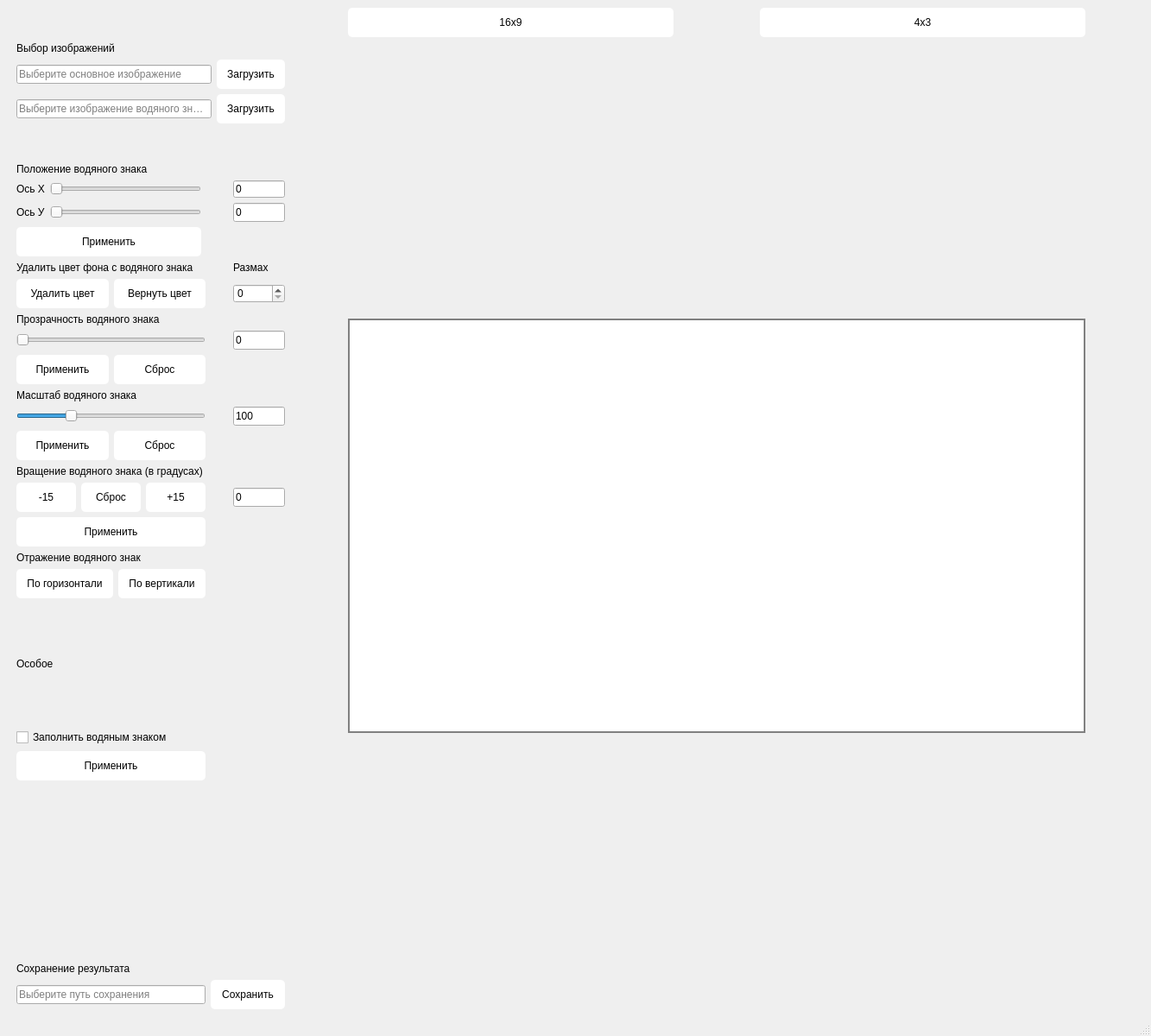
<?xml version="1.0" encoding="UTF-8"?>
<ui version="4.0">
 <class>MainWindow</class>
 <widget class="QMainWindow" name="MainWindow">
  <property name="geometry">
   <rect>
    <x>0</x>
    <y>0</y>
    <width>1333</width>
    <height>1200</height>
   </rect>
  </property>
  <property name="sizePolicy">
   <sizepolicy hsizetype="Preferred" vsizetype="Preferred">
    <horstretch>100</horstretch>
    <verstretch>0</verstretch>
   </sizepolicy>
  </property>
  <property name="windowTitle">
   <string>Редактор изображения с водяным знаком</string>
  </property>
  <property name="styleSheet">
   <string notr="true"/>
  </property>
  <widget class="QWidget" name="centralwidget">
   <property name="styleSheet">
    <string notr="true">QPushButton {
	background-color: white;
	padding: 10 12;
	border-radius: 5px;
	font: 500, 14px, &quot;Montserrat&quot;;
}

QPushButton:Hover {
	background-color: lightblue;
}

QPushButton:Pressed {
	background-color: yellow;
}

QLabel {
	font: 600, 14px, &quot;Montserrat&quot;;
}

QCheckBox {
	font: 500, 14px, &quot;Montserrat&quot;;
}</string>
   </property>
   <layout class="QGridLayout" name="gridLayout_5">
    <item row="0" column="0">
     <layout class="QGridLayout" name="gridLayout_6">
      <item row="1" column="0">
       <layout class="QVBoxLayout" name="verticalLayout">
        <property name="leftMargin">
         <number>10</number>
        </property>
        <item>
         <layout class="QGridLayout" name="gridLayout">
          <item row="1" column="1">
           <widget class="QPushButton" name="button_load_main_image">
            <property name="text">
             <string>Загрузить</string>
            </property>
           </widget>
          </item>
          <item row="2" column="0">
           <widget class="QLineEdit" name="line_sign_image_path">
            <property name="placeholderText">
             <string>Выберите изображение водяного знака</string>
            </property>
           </widget>
          </item>
          <item row="1" column="0">
           <widget class="QLineEdit" name="line_main_image_path">
            <property name="placeholderText">
             <string>Выберите основное изображение</string>
            </property>
           </widget>
          </item>
          <item row="2" column="1">
           <widget class="QPushButton" name="button_load_sign_image">
            <property name="text">
             <string>Загрузить</string>
            </property>
           </widget>
          </item>
          <item row="0" column="0" colspan="2">
           <widget class="QLabel" name="label_images">
            <property name="maximumSize">
             <size>
              <width>16777215</width>
              <height>20</height>
             </size>
            </property>
            <property name="text">
             <string>Выбор изображений</string>
            </property>
           </widget>
          </item>
         </layout>
        </item>
        <item>
         <spacer name="verticalSpacer">
          <property name="orientation">
           <enum>Qt::Orientation::Vertical</enum>
          </property>
          <property name="sizeType">
           <enum>QSizePolicy::Policy::Maximum</enum>
          </property>
          <property name="sizeHint" stdset="0">
           <size>
            <width>20</width>
            <height>40</height>
           </size>
          </property>
         </spacer>
        </item>
        <item>
         <layout class="QGridLayout" name="gridLayout_2">
          <property name="sizeConstraint">
           <enum>QLayout::SizeConstraint::SetFixedSize</enum>
          </property>
          <item row="3" column="1">
           <widget class="QSlider" name="slider_position_x">
            <property name="maximum">
             <number>100</number>
            </property>
            <property name="orientation">
             <enum>Qt::Orientation::Horizontal</enum>
            </property>
           </widget>
          </item>
          <item row="3" column="3">
           <widget class="QLineEdit" name="line_watermark_position_x_value">
            <property name="maximumSize">
             <size>
              <width>60</width>
              <height>20</height>
             </size>
            </property>
            <property name="inputMask">
             <string notr="true"/>
            </property>
            <property name="text">
             <string>0</string>
            </property>
            <property name="clearButtonEnabled">
             <bool>false</bool>
            </property>
           </widget>
          </item>
          <item row="4" column="0">
           <widget class="QLabel" name="label_watermark_position_axis_y">
            <property name="text">
             <string>Ось У</string>
            </property>
           </widget>
          </item>
          <item row="3" column="0">
           <widget class="QLabel" name="label_watermark_position_axis_x">
            <property name="text">
             <string>Ось Х</string>
            </property>
           </widget>
          </item>
          <item row="4" column="1">
           <widget class="QSlider" name="slider_position_y">
            <property name="maximum">
             <number>100</number>
            </property>
            <property name="orientation">
             <enum>Qt::Orientation::Horizontal</enum>
            </property>
           </widget>
          </item>
          <item row="2" column="0" colspan="4">
           <widget class="QLabel" name="label_watermark_position">
            <property name="maximumSize">
             <size>
              <width>16777215</width>
              <height>20</height>
             </size>
            </property>
            <property name="text">
             <string>Положение водяного знака</string>
            </property>
           </widget>
          </item>
          <item row="6" column="0" colspan="2">
           <widget class="QPushButton" name="button_position_update">
            <property name="text">
             <string>Применить</string>
            </property>
           </widget>
          </item>
          <item row="4" column="3">
           <widget class="QLineEdit" name="line_watermark_position_y_value">
            <property name="maximumSize">
             <size>
              <width>60</width>
              <height>16777215</height>
             </size>
            </property>
            <property name="text">
             <string>0</string>
            </property>
           </widget>
          </item>
          <item row="3" column="2">
           <spacer name="horizontalSpacer">
            <property name="orientation">
             <enum>Qt::Orientation::Horizontal</enum>
            </property>
            <property name="sizeType">
             <enum>QSizePolicy::Policy::Minimum</enum>
            </property>
            <property name="sizeHint" stdset="0">
             <size>
              <width>25</width>
              <height>20</height>
             </size>
            </property>
           </spacer>
          </item>
         </layout>
        </item>
        <item>
         <layout class="QGridLayout" name="gridLayout_3">
          <property name="sizeConstraint">
           <enum>QLayout::SizeConstraint::SetFixedSize</enum>
          </property>
          <item row="14" column="0">
           <widget class="QLabel" name="label_mirror">
            <property name="maximumSize">
             <size>
              <width>16777215</width>
              <height>20</height>
             </size>
            </property>
            <property name="text">
             <string>Отражение водяного знак</string>
            </property>
           </widget>
          </item>
          <item row="4" column="0">
           <layout class="QHBoxLayout" name="horizontalLayout_5">
            <item>
             <widget class="QPushButton" name="button_transparency_update">
              <property name="text">
               <string>Применить</string>
              </property>
             </widget>
            </item>
            <item>
             <widget class="QPushButton" name="button_transparency_undo">
              <property name="text">
               <string>Сброс</string>
              </property>
             </widget>
            </item>
           </layout>
          </item>
          <item row="12" column="2">
           <widget class="QLineEdit" name="line_rotation_value">
            <property name="maximumSize">
             <size>
              <width>60</width>
              <height>16777215</height>
             </size>
            </property>
            <property name="text">
             <string>0</string>
            </property>
           </widget>
          </item>
          <item row="21" column="2">
           <widget class="QLabel" name="spacer2">
            <property name="sizePolicy">
             <sizepolicy hsizetype="Fixed" vsizetype="Fixed">
              <horstretch>0</horstretch>
              <verstretch>0</verstretch>
             </sizepolicy>
            </property>
            <property name="minimumSize">
             <size>
              <width>60</width>
              <height>0</height>
             </size>
            </property>
            <property name="text">
             <string/>
            </property>
           </widget>
          </item>
          <item row="9" column="2">
           <widget class="QLineEdit" name="line_scale_value">
            <property name="maximumSize">
             <size>
              <width>60</width>
              <height>16777215</height>
             </size>
            </property>
            <property name="text">
             <string>100</string>
            </property>
           </widget>
          </item>
          <item row="9" column="0">
           <widget class="QSlider" name="slider_scale">
            <property name="minimum">
             <number>25</number>
            </property>
            <property name="maximum">
             <number>300</number>
            </property>
            <property name="singleStep">
             <number>25</number>
            </property>
            <property name="value">
             <number>100</number>
            </property>
            <property name="orientation">
             <enum>Qt::Orientation::Horizontal</enum>
            </property>
           </widget>
          </item>
          <item row="3" column="0">
           <widget class="QSlider" name="slider_transparency">
            <property name="maximum">
             <number>100</number>
            </property>
            <property name="orientation">
             <enum>Qt::Orientation::Horizontal</enum>
            </property>
           </widget>
          </item>
          <item row="12" column="0">
           <layout class="QHBoxLayout" name="horizontalLayout">
            <item>
             <widget class="QPushButton" name="button_rotate_minus_15">
              <property name="text">
               <string>-15</string>
              </property>
             </widget>
            </item>
            <item>
             <widget class="QPushButton" name="button_rotate_undo">
              <property name="text">
               <string>Сброс</string>
              </property>
             </widget>
            </item>
            <item>
             <widget class="QPushButton" name="button_rotate_plus_15">
              <property name="text">
               <string>+15</string>
              </property>
             </widget>
            </item>
           </layout>
          </item>
          <item row="10" column="0">
           <layout class="QHBoxLayout" name="horizontalLayout_7">
            <item>
             <widget class="QPushButton" name="button_scale_update">
              <property name="text">
               <string>Применить</string>
              </property>
             </widget>
            </item>
            <item>
             <widget class="QPushButton" name="button_scale_undo">
              <property name="text">
               <string>Сброс</string>
              </property>
             </widget>
            </item>
           </layout>
          </item>
          <item row="22" column="0">
           <widget class="QLineEdit" name="line_save_image_path">
            <property name="placeholderText">
             <string>Выберите путь сохранения</string>
            </property>
           </widget>
          </item>
          <item row="13" column="0">
           <widget class="QPushButton" name="button_rotation_update">
            <property name="text">
             <string>Применить</string>
            </property>
           </widget>
          </item>
          <item row="20" column="0">
           <spacer name="verticalSpacer_2">
            <property name="orientation">
             <enum>Qt::Orientation::Vertical</enum>
            </property>
            <property name="sizeType">
             <enum>QSizePolicy::Policy::Expanding</enum>
            </property>
            <property name="sizeHint" stdset="0">
             <size>
              <width>20</width>
              <height>40</height>
             </size>
            </property>
           </spacer>
          </item>
          <item row="15" column="0">
           <layout class="QHBoxLayout" name="horizontalLayout_2">
            <item>
             <widget class="QPushButton" name="button_mirror_horizontal">
              <property name="text">
               <string>По горизонтали</string>
              </property>
             </widget>
            </item>
            <item>
             <widget class="QPushButton" name="button_mirror_vertical">
              <property name="text">
               <string>По вертикали</string>
              </property>
             </widget>
            </item>
           </layout>
          </item>
          <item row="18" column="0">
           <layout class="QVBoxLayout" name="verticalLayout_6">
            <item>
             <widget class="QLabel" name="label_special">
              <property name="text">
               <string>Особое</string>
              </property>
             </widget>
            </item>
            <item>
             <widget class="QCheckBox" name="checkBox_fill">
              <property name="text">
               <string>Заполнить водяным знаком</string>
              </property>
             </widget>
            </item>
            <item>
             <widget class="QPushButton" name="button_fill_update">
              <property name="text">
               <string>Применить</string>
              </property>
             </widget>
            </item>
           </layout>
          </item>
          <item row="3" column="2">
           <widget class="QLineEdit" name="line_transparency_value">
            <property name="maximumSize">
             <size>
              <width>60</width>
              <height>16777215</height>
             </size>
            </property>
            <property name="text">
             <string>0</string>
            </property>
           </widget>
          </item>
          <item row="2" column="0" colspan="3">
           <widget class="QLabel" name="label_transparency">
            <property name="maximumSize">
             <size>
              <width>16777215</width>
              <height>20</height>
             </size>
            </property>
            <property name="text">
             <string>Прозрачность водяного знака</string>
            </property>
           </widget>
          </item>
          <item row="21" column="0">
           <widget class="QLabel" name="label_save_result">
            <property name="maximumSize">
             <size>
              <width>16777215</width>
              <height>20</height>
             </size>
            </property>
            <property name="text">
             <string>Сохранение результата</string>
            </property>
           </widget>
          </item>
          <item row="18" column="1">
           <spacer name="verticalSpacer_3">
            <property name="orientation">
             <enum>Qt::Orientation::Vertical</enum>
            </property>
            <property name="sizeHint" stdset="0">
             <size>
              <width>20</width>
              <height>40</height>
             </size>
            </property>
           </spacer>
          </item>
          <item row="3" column="1">
           <spacer name="horizontalSpacer_2">
            <property name="orientation">
             <enum>Qt::Orientation::Horizontal</enum>
            </property>
            <property name="sizeType">
             <enum>QSizePolicy::Policy::Minimum</enum>
            </property>
            <property name="sizeHint" stdset="0">
             <size>
              <width>20</width>
              <height>20</height>
             </size>
            </property>
           </spacer>
          </item>
          <item row="22" column="1" colspan="2">
           <widget class="QPushButton" name="button_save_image">
            <property name="text">
             <string>Сохранить</string>
            </property>
           </widget>
          </item>
          <item row="0" column="0">
           <widget class="QLabel" name="label_delete_bg">
            <property name="maximumSize">
             <size>
              <width>16777215</width>
              <height>20</height>
             </size>
            </property>
            <property name="text">
             <string>Удалить цвет фона с водяного знака</string>
            </property>
           </widget>
          </item>
          <item row="7" column="0">
           <widget class="QLabel" name="label_scale">
            <property name="maximumSize">
             <size>
              <width>16777215</width>
              <height>20</height>
             </size>
            </property>
            <property name="text">
             <string>Масштаб водяного знака</string>
            </property>
           </widget>
          </item>
          <item row="11" column="0">
           <widget class="QLabel" name="label_rotation">
            <property name="maximumSize">
             <size>
              <width>16777215</width>
              <height>20</height>
             </size>
            </property>
            <property name="text">
             <string>Вращение водяного знака (в градусах)</string>
            </property>
           </widget>
          </item>
          <item row="1" column="0">
           <layout class="QHBoxLayout" name="horizontalLayout_3">
            <item>
             <widget class="QPushButton" name="button_remove_bg">
              <property name="text">
               <string>Удалить цвет</string>
              </property>
             </widget>
            </item>
            <item>
             <widget class="QPushButton" name="button_remove_bg_undo">
              <property name="text">
               <string>Вернуть цвет</string>
              </property>
             </widget>
            </item>
           </layout>
          </item>
          <item row="0" column="2">
           <widget class="QLabel" name="label">
            <property name="text">
             <string>Размах</string>
            </property>
           </widget>
          </item>
          <item row="1" column="2">
           <widget class="QSpinBox" name="spinBox_remove_bg">
            <property name="maximum">
             <number>50</number>
            </property>
           </widget>
          </item>
         </layout>
        </item>
       </layout>
      </item>
      <item row="1" column="1">
       <spacer name="horizontalSpacer_4">
        <property name="orientation">
         <enum>Qt::Orientation::Horizontal</enum>
        </property>
        <property name="sizeType">
         <enum>QSizePolicy::Policy::MinimumExpanding</enum>
        </property>
        <property name="sizeHint" stdset="0">
         <size>
          <width>40</width>
          <height>20</height>
         </size>
        </property>
       </spacer>
      </item>
      <item row="1" column="3">
       <widget class="QLabel" name="label_display_image">
        <property name="minimumSize">
         <size>
          <width>854</width>
          <height>480</height>
         </size>
        </property>
        <property name="maximumSize">
         <size>
          <width>854</width>
          <height>480</height>
         </size>
        </property>
        <property name="styleSheet">
         <string notr="true">QLabel {
background-color: white;
border: 2px solid grey;
}</string>
        </property>
        <property name="text">
         <string/>
        </property>
       </widget>
      </item>
      <item row="1" column="4">
       <spacer name="horizontalSpacer_3">
        <property name="orientation">
         <enum>Qt::Orientation::Horizontal</enum>
        </property>
        <property name="sizeType">
         <enum>QSizePolicy::Policy::MinimumExpanding</enum>
        </property>
        <property name="sizeHint" stdset="0">
         <size>
          <width>40</width>
          <height>20</height>
         </size>
        </property>
       </spacer>
      </item>
      <item row="0" column="3">
       <layout class="QHBoxLayout" name="horizontalLayout_4">
        <property name="spacing">
         <number>100</number>
        </property>
        <item>
         <widget class="QPushButton" name="btn_16x9">
          <property name="text">
           <string>16x9</string>
          </property>
         </widget>
        </item>
        <item>
         <widget class="QPushButton" name="btn_4x3">
          <property name="text">
           <string>4x3</string>
          </property>
         </widget>
        </item>
       </layout>
      </item>
     </layout>
    </item>
   </layout>
  </widget>
  <widget class="QMenuBar" name="menubar">
   <property name="geometry">
    <rect>
     <x>0</x>
     <y>0</y>
     <width>1333</width>
     <height>22</height>
    </rect>
   </property>
  </widget>
  <widget class="QStatusBar" name="statusbar"/>
 </widget>
 <resources/>
 <connections/>
</ui>
